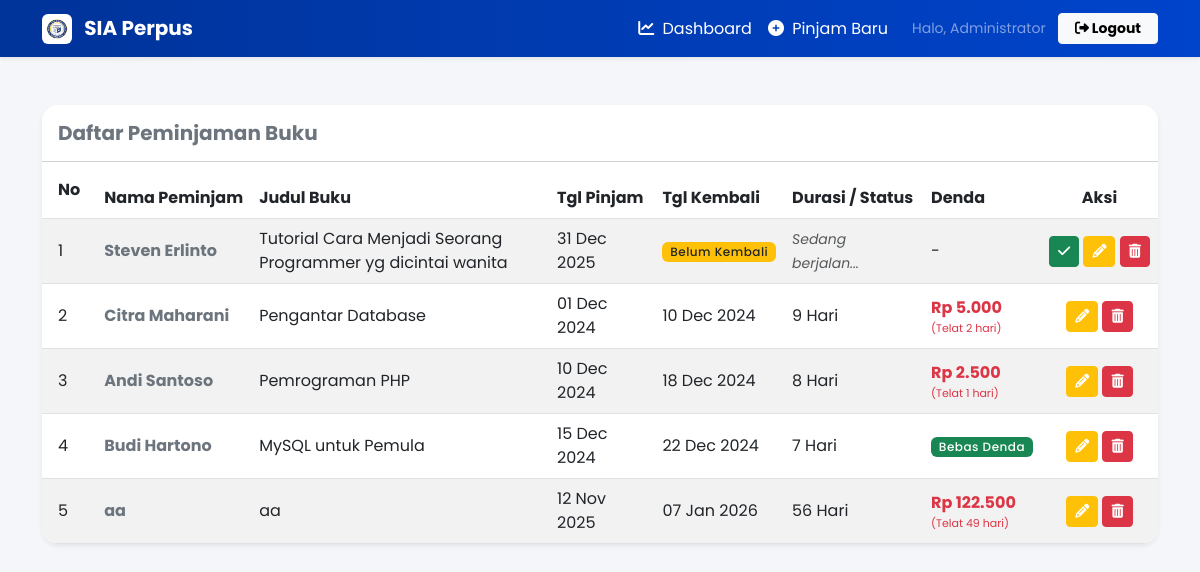
/tampil.php (signed in), run on the app's committed database.
### tables this page shows
CREATE TABLE `peminjaman` (
  `id` int(11) NOT NULL,
  `nama_peminjam` varchar(100) NOT NULL,
  `judul_buku` varchar(200) NOT NULL,
  `tgl_pinjam` date NOT NULL,
  `tgl_kembali` date DEFAULT NULL
);

### tampil.php (the view, shortened to what this page needs)
<?php
include 'koneksi.php';
$level = $_SESSION['level'];
?>
<!DOCTYPE html>
<html lang="id">
<head>
    <link rel="stylesheet" href="https://cdnjs.cloudflare.com/ajax/libs/font-awesome/6.4.0/css/all.min.css">
    <link href="https://cdn.jsdelivr.net/npm/bootstrap@5.3.0/dist/css/bootstrap.min.css" rel="stylesheet">
</head>
<body>
    <nav class="navbar navbar-expand-lg navbar-dj navbar-dark shadow-sm sticky-top">
        <div class="container">
            <a class="navbar-brand fw-bold" href="#">
                <img src="logodarmajaya.png" width="30" height="30" class="d-inline-block align-text-top me-2 rounded bg-white p-1">
                SIA Perpus
            </a>
            <div class="collapse navbar-collapse" id="navbarNav">
                <ul class="navbar-nav ms-auto align-items-center">
                    <?php if($level == 'admin'){ ?>
                        <li class="nav-item">
                            <a class="nav-link text-white" href="index.php"><i class="fas fa-chart-line me-1"></i> Dashboard</a>
                        </li>
                        <li class="nav-item">
                            <a class="nav-link text-white" href="input.php"><i class="fas fa-plus-circle me-1"></i> Pinjam Baru</a>
                        </li>
                    <?php } ?>
                    <li class="nav-item ms-lg-3 mt-2 mt-lg-0">
                        <span class="text-white-50 small me-2 d-none d-lg-inline">Halo, <?= $_SESSION['nama']; ?></span>
                        <a href="logout.php" class="btn btn-light btn-sm fw-bold px-3">
                            <i class="fas fa-sign-out-alt"></i> Logout
                        </a>
                    </li>
                </ul>
            </div>
        </div>
    </nav>
    <div class="container mt-5 mb-5">
        <?php
        $tampil_tabel = false;
        $query_sql = "";
        if($level == 'admin'){
            $query_sql = "SELECT * FROM peminjaman ORDER BY tgl_kembali ASC, id DESC";
            $tampil_tabel = true;
        }
        ?>
        <?php if($tampil_tabel) { ?>
        <div class="card shadow-sm border-0 rounded-4 overflow-hidden">
            <div class="card-header bg-white py-3">
                <h5 class="mb-0 fw-bold text-secondary">Daftar Peminjaman Buku</h5>
            </div>
            <div class="card-body p-0">
                <div class="table-responsive">
                    <table class="table table-striped table-hover mb-0 align-middle">
                        <thead class="head-table text-nowrap">
                            <tr>
                                <th class="py-3 px-3">No</th>
                                <th>Nama Peminjam</th>
                                <th>Judul Buku</th>
                                <th>Tgl Pinjam</th>
                                <th>Tgl Kembali</th>
                                <th>Durasi / Status</th>
                                <th>Denda</th>
                                <?php if($level == 'admin'){ ?> <th class="text-center">Aksi</th> <?php } ?>
                            </tr>
                        </thead>
                        <tbody>
                            <?php
                            $data = mysqli_query($koneksi, $query_sql);
                            $no = 1;
                            if(mysqli_num_rows($data) > 0){
                                while($d = mysqli_fetch_array($data)){
                                    if($d['tgl_kembali'] == NULL){
                                        $tgl_kembali_view = "<span class='badge bg-warning text-dark badge-status'>Belum Kembali</span>";
                                        $denda_view = "-";
                                        $durasi_view = "<small class='text-muted fst-italic'>Sedang berjalan...</small>";
                                        $btn_kembali = "<a href='kembali.php?id=".$d['id']."' class='btn btn-success btn-sm' onclick='return confirm(\"Proses pengembalian buku ini?\")' title='Kembalikan Buku'><i class='fas fa-check'></i></a>";
                                    } else {
                                        $tgl1 = new DateTime($d['tgl_pinjam']);
                                        $tgl2 = new DateTime($d['tgl_kembali']);
                                        $jarak = $tgl2->diff($tgl1);
                                        $total_hari = ($tgl2 < $tgl1) ? 0 : $jarak->days;
                                        $tgl_kembali_view = date('d M Y', strtotime($d['tgl_kembali']));
                                        $durasi_view = $total_hari . " Hari";
                                        if($total_hari > 7){
                                            $telat = $total_hari - 7;
                                            $hitung_denda = $telat * 2500;
                                            $denda_view = "<span class='text-danger fw-bold'>Rp ".number_format($hitung_denda,0,',','.')."</span> <div style='font-size:11px' class='text-danger'>(Telat $telat hari)</div>";
                                        } else {
                                            $denda_view = "<span class='badge bg-success badge-status'>Bebas Denda</span>";
                                        }
                                        $btn_kembali = "";
                                    }
                            ?>
                            <tr>
                                <td class="px-3"><?= $no++; ?></td>
                                <td class="fw-bold text-secondary"><?= $d['nama_peminjam']; ?></td>
                                <td><?= $d['judul_buku']; ?></td>
                                <td><?= date('d M Y', strtotime($d['tgl_pinjam'])); ?></td>
                                <td><?= $tgl_kembali_view; ?></td>
                                <td><?= $durasi_view; ?></td>
                                <td><?= $denda_view; ?></td>
                                <?php if($level == 'admin'){ ?>
                                    <td class="text-center text-nowrap">
                                        <?= $btn_kembali; ?>
                                        <a href="edit.php?id=<?= $d['id']; ?>" class="btn btn-warning btn-sm text-white" title="Edit Data"><i class="fas fa-pencil-alt"></i></a>
                                        <a href="hapus.php?id=<?= $d['id']; ?>" class="btn btn-danger btn-sm" onclick="return confirm('Yakin ingin menghapus data ini?')" title="Hapus Data"><i class="fas fa-trash-alt"></i></a>
                                    </td>
                                <?php } ?>
                            </tr>
                            <?php
                                }
                            } else {
                                $col = ($level == 'admin') ? 8 : 7;
                                echo "<tr><td colspan='$col' class='text-center py-5 text-muted'><i class='fas fa-folder-open fa-3x mb-3 opacity-25'></i><br>Data tidak ditemukan.</td></tr>";
                            }
                            ?>
                        </tbody>
                    </table>
                </div>
            </div>
        </div>
        <?php } else if($level == 'pengguna') { ?>
            <div class="text-center mt-5 text-muted opacity-75">
                <i class="fas fa-search fa-4x mb-3 text-secondary opacity-25"></i>
                <p>Silakan lakukan pencarian data terlebih dahulu.</p>
            </div>
        <?php } ?>
    </div>
</body>
</html>

### tampil.php (style rules this page uses)
body { font-family: 'Poppins', sans-serif; background-color: #f4f6f9; }
.navbar-dj { background: linear-gradient(90deg, #003399 0%, #0044cc 100%); }
.head-table { background-color: #003399; color: white; }
.badge-status { font-weight: 500; letter-spacing: 0.5px; }

### data on the page
peminjaman: nama_peminjam "Steven Erlinto", judul_buku "Tutorial Cara Menjadi Seorang Programmer yg dicintai wanita", tgl_pinjam "31 Dec 2025", shows "Belum Kembali", tgl_kembali "-"
peminjaman: nama_peminjam "Citra Maharani", judul_buku "Pengantar Database", tgl_pinjam "01 Dec 2024", tgl_kembali "10 Dec 2024", durasi_view "9 Hari", hitung_denda "5.000", telat "2"
peminjaman: nama_peminjam "Andi Santoso", judul_buku "Pemrograman PHP", tgl_pinjam "10 Dec 2024", tgl_kembali "18 Dec 2024", durasi_view "8 Hari", hitung_denda "2.500", telat "1"
peminjaman: nama_peminjam "Budi Hartono", judul_buku "MySQL untuk Pemula", tgl_pinjam "15 Dec 2024", tgl_kembali "22 Dec 2024", durasi_view "7 Hari", shows "Bebas Denda"
peminjaman: nama_peminjam "aa", judul_buku "aa", tgl_pinjam "12 Nov 2025", tgl_kembali "07 Jan 2026", durasi_view "56 Hari", hitung_denda "122.500", telat "49"

### other printed values
$_SESSION['nama'] "Administrator"
